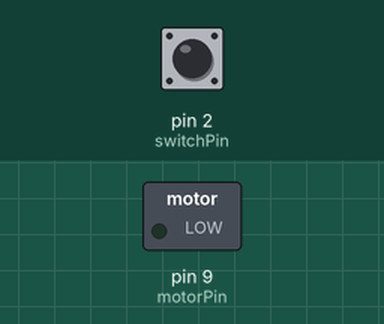
This sketch was run on a simulated Arduino Uno, built with avr-gcc and run on an emulated ATmega328P. Shown: switched loads named in the sketch (green lamp = pin HIGH). Inputs (shaded band) come from the test bench; at power-on: pin 2 (switchPin) LOW.

Above: at 1.2 s.
1.3 s: pin 2 (switchPin) pulled HIGH for 0.15 s
At 1.37 s:
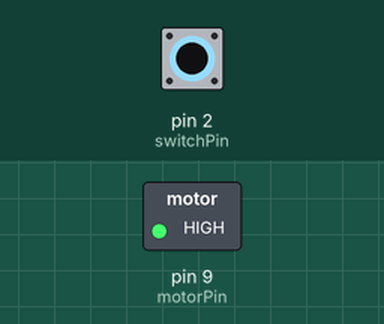
2.9 s: pin 2 (switchPin) pulled HIGH for 3.2 s
At 6.9 s:
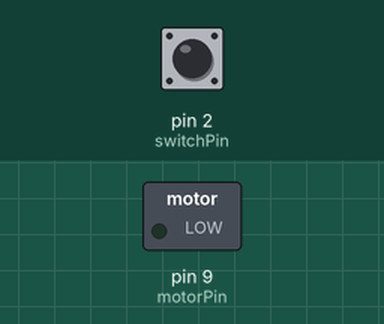
Timing chart, 0 to 8.4 s (numbered marks = the images above; inputs shaded):
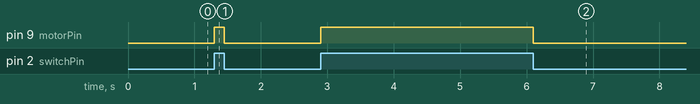

The sketch:

Motorwindrad.ino
```cpp
int switchState = 0;
const int switchPin = 2;
const int motorPin = 9;

void setup() {
  pinMode(switchPin, INPUT);
  pinMode(motorPin, OUTPUT);
}

void loop() {
  switchState = digitalRead(switchPin);
  if(switchState == HIGH){
    digitalWrite(motorPin, HIGH);
    }
  else{
    digitalWrite(motorPin, LOW);
    }
}
```

Measured:
- after the input at 1.3 s, pin 9 (motorPin): LOW → HIGH at once, → LOW 0.15 s later
- after the input at 2.9 s, pin 9 (motorPin): LOW → HIGH at once, → LOW 3.2 s later
